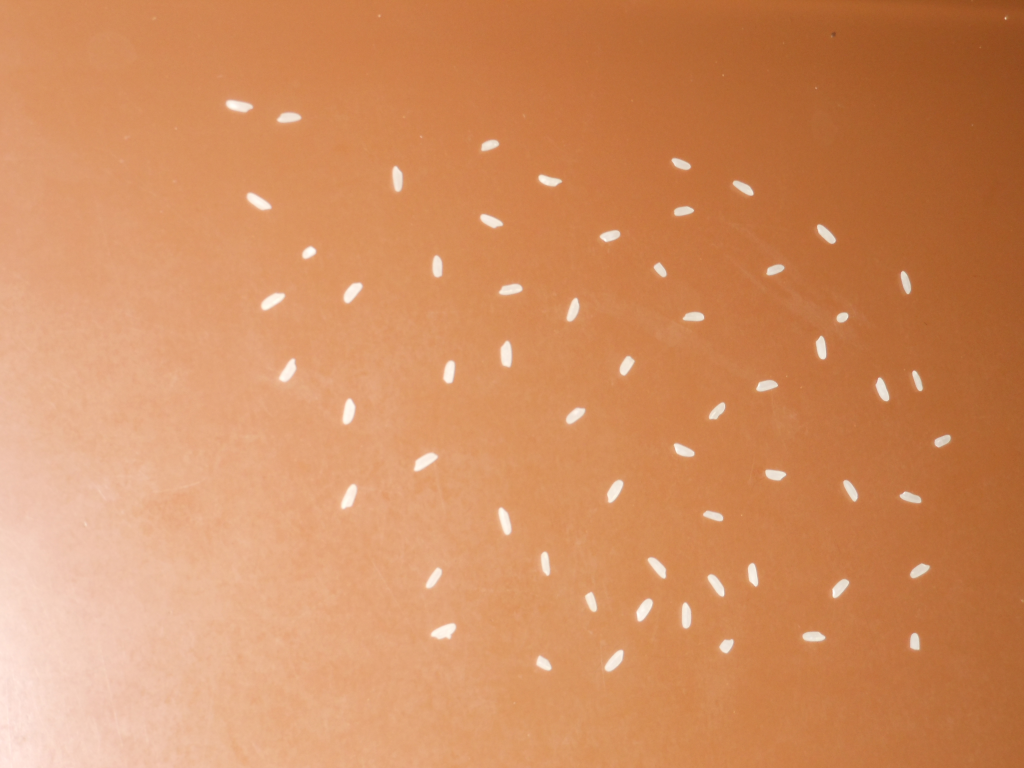
#> input picture Trabalho 4/60.bmp, 1024 x 768 px
$ python main.py
#> lines starting #> are read from the running program, lines starting #| are printed output that depends on the picture; after the words box and inside, x2 and y2 are one past the last pixel; in counts of white or black regions, pixels touching at a corner belong together
#===============================================================================
# Trabalho 4
#-------------------------------------------------------------------------------
# Equipe:
# Lucas Ricardo Marques de Souza
# Maria Eduarda Pinho
#===============================================================================

from math import sqrt
import numpy as np
import statistics
import timeit
import sys
import cv2

#===============================================================================

"""
Imagens para teste
"""
INPUT_IMAGE =  [r"./60.bmp", r"./82.bmp", r"./114.bmp", r"./150.bmp", r"./205.bmp"]

"""
Constantes de morfologia.
"""
JANELA_EROSAO = 5
JANELA_DILATACAO = 5

"""
Constantes de cálculo de arroz.

- LIMITE_ACEITACAO
    Se o blob for maior que [LIMITE_ACEITACAO*mediana dos blobs], existe mais de um arroz junto neste blob.
    Exemplo: Se LIMITE_ACEITACAO for igual a 1.5, os blobs 1.5 vezes maiores que a mediana são considerados
    como uma aglomeraçao, desta forma, tendo mais de 1 arroz no grupo.

- MAX_ARROZ
    Define o tamanho máximo de um arroz dentro de um blob sinalizado como aglomeração.
    Esse limite é dado pelo cálculo MAX_ARROZ*mediana.
    Exemplo: Se MAX_ARROZ for igual a 1.5, o arroz dentro do blob terá no máximo 1.5 vezes o tamanho da mediana.

- THRESHOLD
    Define o limite para a limiarização adaptativa da imagem. A conta é feita utilizando a imagem original menos a imagem borrada,
    após isso o np.where precisa do THRESHOLD para verificar a binarização.

- SIGMA
    Define o tamanho da janela do cv2.GaussianBlur.
"""
LIMITE_ACEITACAO = 1.3
MAX_ARROZ = 1.125
THRESHOLD = 0.2
SIGMA = 32

#===============================================================================

"""
    Erosao da imagem com a janela estabelecida na macro JANELA_EROSAO
"""
def Erosao(img):
    print("\tErode")

    img = img.astype('uint8')
    kernel = np.ones((JANELA_EROSAO,JANELA_EROSAO),np.uint8)
    erosion = cv2.erode(img,kernel,iterations = 1)

    return erosion

"""
    Dilatacao da imagem, com a janela estabelecida na Macro JANELA_DILATACAO
"""
def Dilata(img):
    print("\tDilata")

    img = img.astype('uint8')
    kernel = np.ones((JANELA_DILATACAO,JANELA_DILATACAO),np.uint8)
    erosion = cv2.dilate(img,kernel,iterations = 1)

    return erosion

"""
    Função de inundacao (usada no trabalho 1)
"""
def FindBlob (label,img, y0,x0, blob):
    # Marca o arroz com o valor dele
    img[y0][x0] = label
    blob.append({'x': x0, 'y': y0, 'label': label})

    # Tem vizinho para direita
    if (x0+1 < img.shape[1] and img[y0][x0+1] == -1 ):
        blob = FindBlob(label,img,y0,x0+1, blob)

    # Tem vizinho para esquerda
    if (x0 > 0  and img[y0][x0-1] == -1):
        blob = FindBlob(label,img,y0,x0-1, blob)

    # Tem vizinho pra cima
    if (y0-1 >= 0  and img[y0-1][x0] == -1 ):
        blob = FindBlob(label,img,y0-1,x0, blob)

    # Tem vizinho pra baixo
    if (y0+1 < img.shape[0] and img[y0+1][x0] == -1 ):
        blob = FindBlob(label,img,y0+1,x0, blob)

    return blob

"""
    Função de identificacao dos blobs (adaptada do trabalho 1)
"""
def rotula (img):
    print("\t\t\trotulando")
    rows, cols = img.shape

    label = 1
    # Difere o pixel marcado com 1, para começar o label como 1.
    img_ = np.zeros(img.shape)
    img_ = np.where( img == 1 , -1, 0)

    # Define uma lista de espacos identificados como arroz
    blobs =[]

    # Procura na imagem pixels brancos
    for linha in range(rows):
        for coluna in range(cols):
            # Encontra pixel capaz de ser arroz
            if (img_[linha][coluna] == -1):
                blob = FindBlob(label, img_,linha,coluna,[])
                blobs.append(blob)
                label = label + 1

    return blobs

"""
    Função de contagem de arroz dentro dos blobs.
    Essa função usa a mediana e os limites estabelecidos nas macros LIMITE_ACEITACAO e MAX_ARROZ
"""
def countBlobs(blobs):
    lens = []

    # Obtem o tamanho de cada blob obtido
    for blob in blobs:
        lens.append(len(blob))

    # Encontra-se a mediana do tamanho dos blobs
    mediana = statistics.median(lens)

    blob_counter = 0
    for blob in blobs:
        # Achou 1 arroz, pelo menos
        blob_counter += 1
        # Verifica se o blob é maior do que o esperado com o LIMITE_ACEITACAO
        if(len(blob)/LIMITE_ACEITACAO > mediana):
            # Se o blob for maior, divide-se o blob em partes equivalente a mediana*MAX_ARROZ.
            blob_counter += int(len(blob)/(mediana*MAX_ARROZ))

    return blob_counter

"""
    Binarizacao com Treshhold local
    Nesta função a imagem principal é borrada com a macro SIGMA.
    A binarização ocorre quando um pixel na imagem original menos um pixel na imagem borrada for
    maior que o THRESHOLD. Essa binarização enalteceu as formas para a realização da abertura, por isso
    não foi utilizada a cv2.adaptiveThreshold (Função do opencv).
"""
def LimiarizacaoAdaptativa(img):

    blur = cv2.GaussianBlur(img, (0,0), SIGMA)
    img_bin = np.where( img-blur > THRESHOLD, 1, 0)

    return img_bin

"""
    Contagem de arroz.
    Nesta função ocorrem as principais funções de tratamento.
    A limiarização adaptativa binariza a imagem com treshold local.
    A abertura (Erosão + Dilatação) da imagem é feita para remoção de ruidos de fundo dada a binarização.
    Após isso, segue para a contagem de blobs e, com a definição dos blobs, para a contagem de arroz.
"""
def contaArroz(imagem):
    img_limiarizada = LimiarizacaoAdaptativa(imagem)

    # Realização da abertura da imagem para remoção de ruidos de fundo.
    img_erodida = Erosao(img_limiarizada)
    img_dilatada = Dilata(img_erodida)

    # Concatena imagem para visualização na função principal
    img_out = np.concatenate((img_limiarizada, img_erodida, img_dilatada), axis=1)

    # Retorna o número de blobs existentes
    blobs = rotula(img_dilatada)

    # Conta arroz em cada blob.
    arroz_counter = countBlobs(blobs)

    return img_out, arroz_counter

"""
    Função principal.
    Inicia a temporização e as funções principais de contagem do arroz.
"""
def main():
    for img in INPUT_IMAGE:
        print("imagem:", img)
        imagem = cv2.imread(img, cv2.IMREAD_GRAYSCALE)
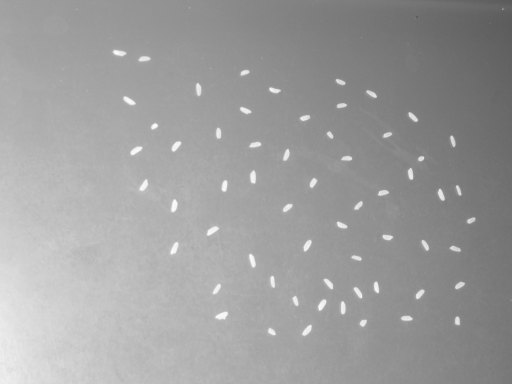
#> imagem: shape (768, 1024) (shown at 1/2 size); min 85, max 253, mean 156.9
        if imagem is None:
            print ('Erro abrindo a imagem.\n')
            sys.exit ()

        # Normalizando com float
        imagem = imagem.astype (np.float32) / 255

        # Inicio de contagem de arroz
        start_time = timeit.default_timer ()
        img_out, arroz_counter = contaArroz(imagem)
#> in LimiarizacaoAdaptativa, `img_bin = np.where( img-blur > THRESHOLD, 1, 0)`:
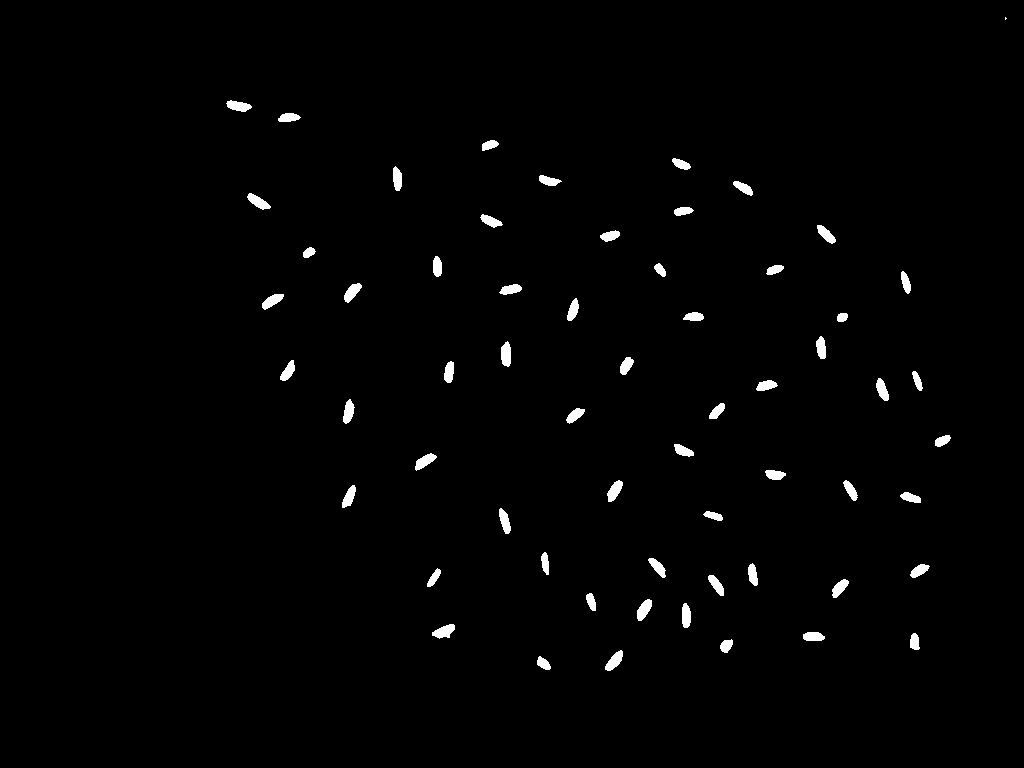
#> img_bin: shape (768, 1024) int64; values 0 (black) and 1 (white), 1.2% white; 61 white regions (1 under 20 px), largest, box (x1, y1, x2, y2) and area: (432, 624, 455, 639) 212, (501, 341, 511, 367) 211, (637, 599, 652, 621) 206
#> in Dilata, `erosion = cv2.dilate(img,kernel,iterations = 1)`:
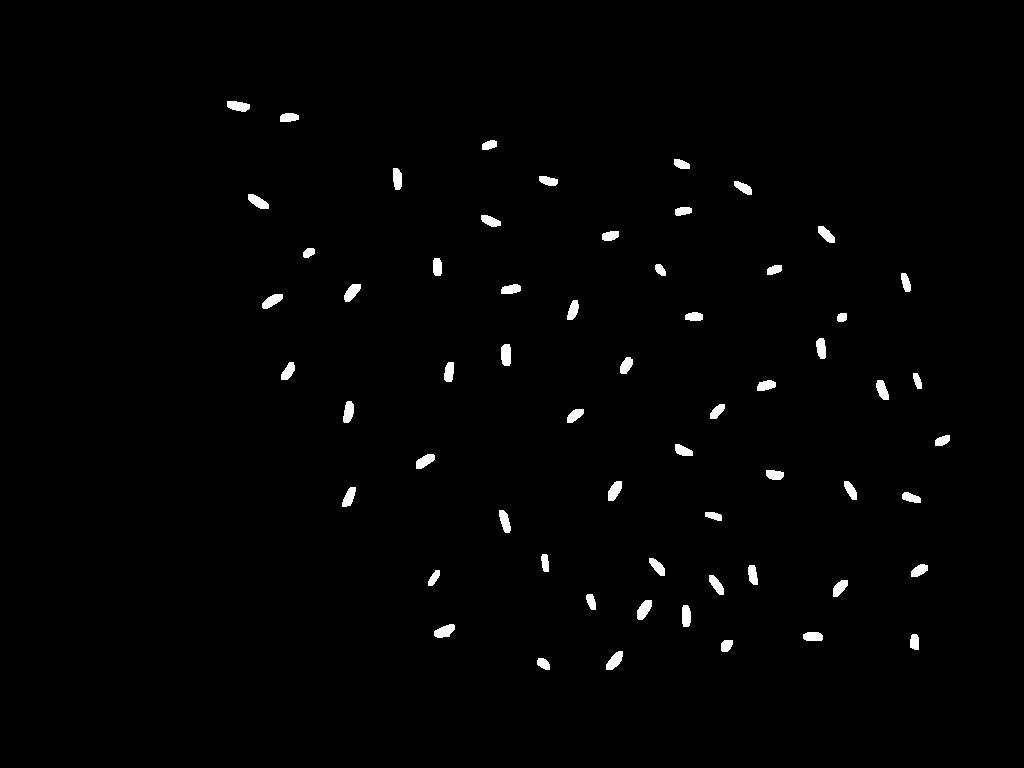
#> erosion: shape (768, 1024); values 0 (black) and 1 (white), 1.2% white; 60 white regions, largest, box (x1, y1, x2, y2) and area: (501, 344, 511, 366) 200, (434, 624, 455, 638) 200, (637, 600, 652, 620) 199
#> in contaArroz, `img_out = np.concatenate((img_limiarizada, img_erodida, img_dilatada),..`:
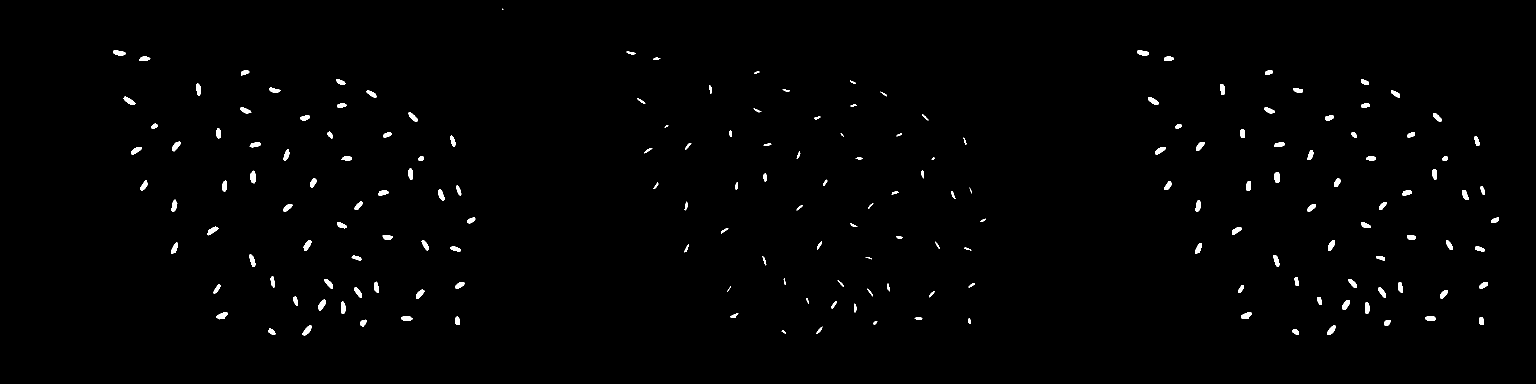
#> img_out: shape (768, 3072) int64 (shown at 1/2 size); values 0 (black) and 1 (white), 0.92% white; 181 white regions (4 under 20 px), largest, box (x1, y1, x2, y2) and area: (432, 624, 455, 639) 212, (501, 341, 511, 367) 211, (637, 599, 652, 621) 206
#> after the loop in rotula, `for linha in range(rows):`: blobs = 60 items; label = 61
#> in contaArroz, `blobs = rotula(img_dilatada)`: blobs = 60 items
#> the loop in countBlobs, `for blob in blobs:` made 60 passes
#> after the loop in countBlobs, `for blob in blobs:`: lens = 60 values, max 200 at index 24, min 80 at index 22, mean 151.7
#> in countBlobs, `mediana = statistics.median(lens)`: mediana = 156
#> after the loop in countBlobs, `for blob in blobs:`: blob_counter = 60
#> arroz_counter = 60
        print("\tencontrou: ", arroz_counter)
#| 	encontrou:  60
        # Fim
        print ('\tTempo: %f' % (timeit.default_timer () - start_time))

        # Concatena imagens na tela para visualização
        vert = np.concatenate((imagem, img_out), axis=1)
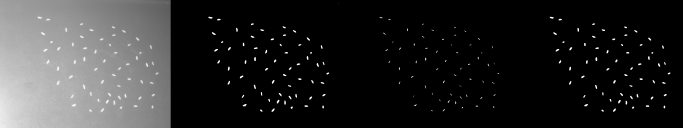
#> vert: shape (768, 4096) float64 (shown at 1/6 size); min 0, max 1, mean 0.161
        vert = cv2.resize(vert, (int(vert.shape[1]/2), int(vert.shape[0]/2)))
#> vert: shape (384, 2048) float64
        cv2.imshow (img, vert)
        cv2.imwrite (img+'_out.png', vert*255)
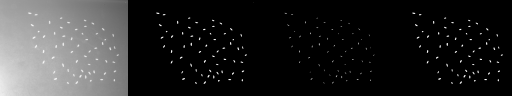
#> saved as 60.bmp_out.png: shape (384, 2048) (shown at 1/4 size); min 0, max 255, mean 41
#> pass 2 of the loop in main, `for img in INPUT_IMAGE:`:
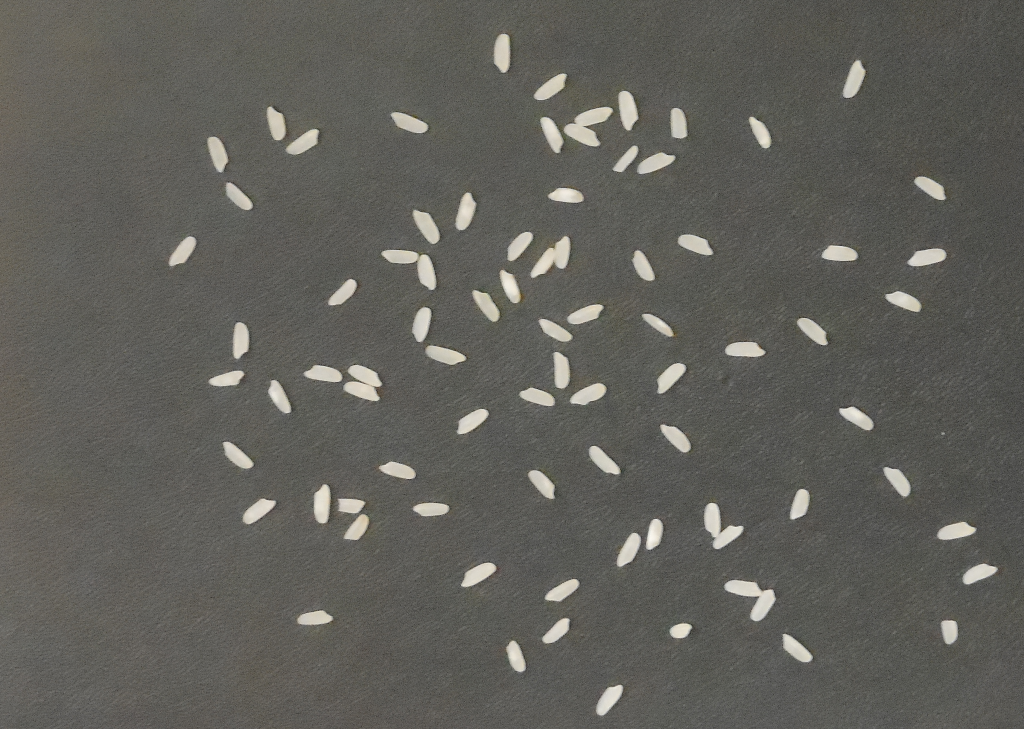
#> input picture Trabalho 4/82.bmp, 1024 x 729 px
#> blur: shape (729, 1024) float32
#> in LimiarizacaoAdaptativa (call 2), `img_bin = np.where( img-blur > THRESHOLD, 1, 0)`:
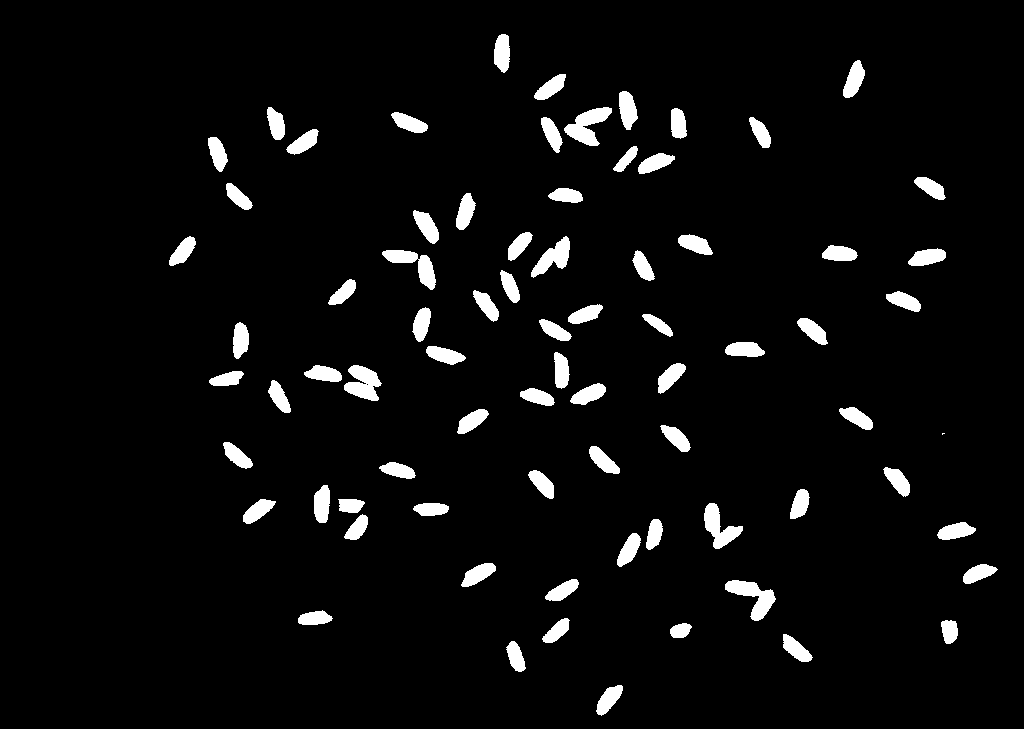
#> img_bin: shape (729, 1024) int64; values 0 (black) and 1 (white), 4.6% white; 77 white regions (1 under 20 px), largest, box (x1, y1, x2, y2) and area: (564, 107, 612, 146) 917, (725, 580, 776, 621) 915, (344, 365, 382, 401) 848
#> the loop in countBlobs (call 2), `for blob in blobs:` made 77 passes
#> the loop in countBlobs (call 2), `for blob in blobs:` made 77 passes
#> blob_counter on passes 1 to 4: 1, 2, 3, 4
#> in main, `img_out, arroz_counter = contaArroz(imagem)`: arroz_counter = 82
#| 	encontrou:  82
#> in main, `vert = cv2.resize(vert, (int(vert.shape[1]/2), int(vert.shape[0]/2)))`:
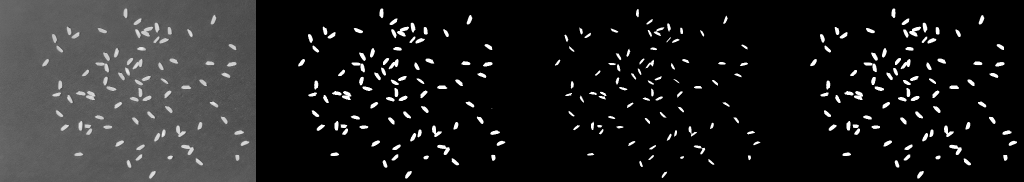
#> vert: shape (364, 2048) float64 (shown at 1/2 size); min 0, max 1, mean 0.123

    cv2.waitKey ()
    cv2.destroyAllWindows ()

if __name__ == '__main__':
    try:
        main()
    except KeyboardInterrupt:
        exit()
